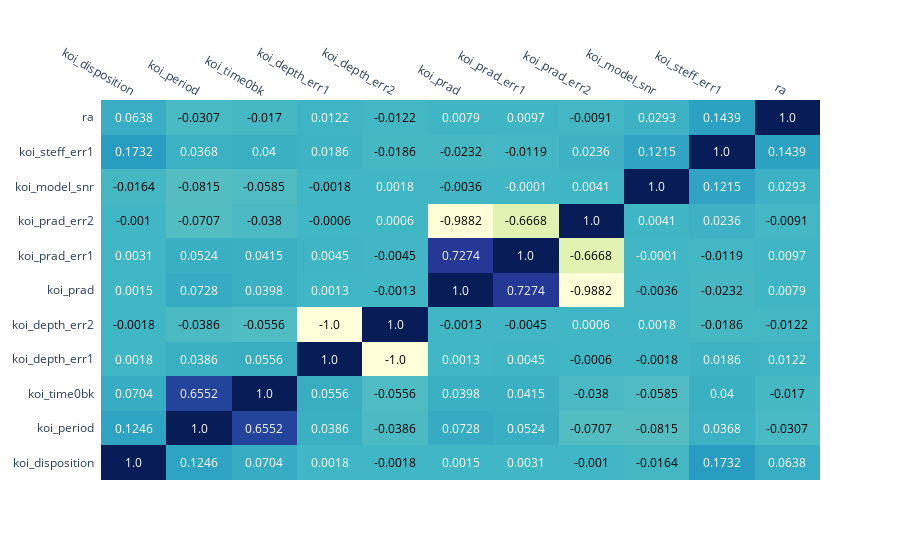

The code cell stored with this chart in its notebook:
### Code cell
iplot(figfac.create_annotated_heatmap(rel_correlation.round(3).values, x=rel_correlation.columns.to_list(), 
                                  y=rel_correlation.index.to_list(), annotation_text=rel_correlation.round(4).values, colorscale= 'ylgnbu'))

### Figure 1 — Plotly figure (JSON) as saved in the notebook; plotly's stock layout.template omitted (floating-point values rounded to 4 significant figures)
{"data": [{"colorscale": [[0, "rgb(255,255,217)"], [0.125, "rgb(237,248,177)"], [0.25, "rgb(199,233,180)"], [0.375, "rgb(127,205,187)"], [0.5, "rgb(65,182,196)"], [0.625, "rgb(29,145,192)"], [0.75, "rgb(34,94,168)"], [0.875, "rgb(37,52,148)"], [1, "rgb(8,29,88)"]], "reversescale": false, "showscale": false, "type": "heatmap", "x": ["koi_disposition", "koi_period", "koi_time0bk", "koi_depth_err1", "koi_depth_err2", "koi_prad", "koi_prad_err1", "koi_prad_err2", "koi_model_snr", "koi_steff_err1", "ra"], "y": ["koi_disposition", "koi_period", "koi_time0bk", "koi_depth_err1", "koi_depth_err2", "koi_prad", "koi_prad_err1", "koi_prad_err2", "koi_model_snr", "koi_steff_err1", "ra"], "z": [[1, 0.125, 0.07, 0.002, -0.002, 0.001, 0.003, -0.001, -0.016, 0.173, 0.064], [0.125, 1, 0.655, 0.039, -0.039, 0.073, 0.052, -0.071, -0.081, 0.037, -0.031], [0.07, 0.655, 1, 0.056, -0.056, 0.04, 0.041, -0.038, -0.059, 0.04, -0.017], [0.002, 0.039, 0.056, 1, -1, 0.001, 0.005, -0.001, -0.002, 0.019, 0.012], [-0.002, -0.039, -0.056, -1, 1, -0.001, -0.005, 0.001, 0.002, -0.019, -0.012], [0.001, 0.073, 0.04, 0.001, -0.001, 1, 0.727, -0.988, -0.004, -0.023, 0.008], [0.003, 0.052, 0.041, 0.005, -0.005, 0.727, 1, -0.667, 0, -0.012, 0.01], [-0.001, -0.071, -0.038, -0.001, 0.001, -0.988, -0.667, 1, 0.004, 0.024, -0.009], [-0.016, -0.081, -0.059, -0.002, 0.002, -0.004, 0, 0.004, 1, 0.121, 0.029], [0.173, 0.037, 0.04, 0.019, -0.019, -0.023, -0.012, 0.024, 0.121, 1, 0.144], [0.064, -0.031, -0.017, 0.012, -0.012, 0.008, 0.01, -0.009, 0.029, 0.144, 1]]}], "layout": {"annotations": [{"font": {"color": "#FFFFFF"}, "showarrow": false, "text": "1.0", "x": "koi_disposition", "xref": "x", "y": "koi_disposition", "yref": "y"}, {"font": {"color": "#FFFFFF"}, "showarrow": false, "text": "0.1246", "x": "koi_period", "xref": "x", "y": "koi_disposition", "yref": "y"}, {"font": {"color": "#FFFFFF"}, "showarrow": false, "text": "0.0704", "x": "koi_time0bk", "xref": "x", "y": "koi_disposition", "yref": "y"}, {"font": {"color": "#FFFFFF"}, "showarrow": false, "text": "0.0018", "x": "koi_depth_err1", "xref": "x", "y": "koi_disposition", "yref": "y"}, {"font": {"color": "#000000"}, "showarrow": false, "text": "-0.0018", "x": "koi_depth_err2", "xref": "x", "y": "koi_disposition", "yref": "y"}, {"font": {"color": "#FFFFFF"}, "showarrow": false, "text": "0.0015", "x": "koi_prad", "xref": "x", "y": "koi_disposition", "yref": "y"}, {"font": {"color": "#FFFFFF"}, "showarrow": false, "text": "0.0031", "x": "koi_prad_err1", "xref": "x", "y": "koi_disposition", "yref": "y"}, {"font": {"color": "#000000"}, "showarrow": false, "text": "-0.001", "x": "koi_prad_err2", "xref": "x", "y": "koi_disposition", "yref": "y"}, {"font": {"color": "#000000"}, "showarrow": false, "text": "-0.0164", "x": "koi_model_snr", "xref": "x", "y": "koi_disposition", "yref": "y"}, {"font": {"color": "#FFFFFF"}, "showarrow": false, "text": "0.1732", "x": "koi_steff_err1", "xref": "x", "y": "koi_disposition", "yref": "y"}, {"font": {"color": "#FFFFFF"}, "showarrow": false, "text": "0.0638", "x": "ra", "xref": "x", "y": "koi_disposition", "yref": "y"}, {"font": {"color": "#FFFFFF"}, "showarrow": false, "text": "0.1246", "x": "koi_disposition", "xref": "x", "y": "koi_period", "yref": "y"}, {"font": {"color": "#FFFFFF"}, "showarrow": false, "text": "1.0", "x": "koi_period", "xref": "x", "y": "koi_period", "yref": "y"}, {"font": {"color": "#FFFFFF"}, "showarrow": false, "text": "0.6552", "x": "koi_time0bk", "xref": "x", "y": "koi_period", "yref": "y"}, {"font": {"color": "#FFFFFF"}, "showarrow": false, "text": "0.0386", "x": "koi_depth_err1", "xref": "x", "y": "koi_period", "yref": "y"}, {"font": {"color": "#000000"}, "showarrow": false, "text": "-0.0386", "x": "koi_depth_err2", "xref": "x", "y": "koi_period", "yref": "y"}, {"font": {"color": "#FFFFFF"}, "showarrow": false, "text": "0.0728", "x": "koi_prad", "xref": "x", "y": "koi_period", "yref": "y"}, {"font": {"color": "#FFFFFF"}, "showarrow": false, "text": "0.0524", "x": "koi_prad_err1", "xref": "x", "y": "koi_period", "yref": "y"}, {"font": {"color": "#000000"}, "showarrow": false, "text": "-0.0707", "x": "koi_prad_err2", "xref": "x", "y": "koi_period", "yref": "y"}, {"font": {"color": "#000000"}, "showarrow": false, "text": "-0.0815", "x": "koi_model_snr", "xref": "x", "y": "koi_period", "yref": "y"}, {"font": {"color": "#FFFFFF"}, "showarrow": false, "text": "0.0368", "x": "koi_steff_err1", "xref": "x", "y": "koi_period", "yref": "y"}, {"font": {"color": "#000000"}, "showarrow": false, "text": "-0.0307", "x": "ra", "xref": "x", "y": "koi_period", "yref": "y"}, {"font": {"color": "#FFFFFF"}, "showarrow": false, "text": "0.0704", "x": "koi_disposition", "xref": "x", "y": "koi_time0bk", "yref": "y"}, {"font": {"color": "#FFFFFF"}, "showarrow": false, "text": "0.6552", "x": "koi_period", "xref": "x", "y": "koi_time0bk", "yref": "y"}, {"font": {"color": "#FFFFFF"}, "showarrow": false, "text": "1.0", "x": "koi_time0bk", "xref": "x", "y": "koi_time0bk", "yref": "y"}, {"font": {"color": "#FFFFFF"}, "showarrow": false, "text": "0.0556", "x": "koi_depth_err1", "xref": "x", "y": "koi_time0bk", "yref": "y"}, {"font": {"color": "#000000"}, "showarrow": false, "text": "-0.0556", "x": "koi_depth_err2", "xref": "x", "y": "koi_time0bk", "yref": "y"}, {"font": {"color": "#FFFFFF"}, "showarrow": false, "text": "0.0398", "x": "koi_prad", "xref": "x", "y": "koi_time0bk", "yref": "y"}, {"font": {"color": "#FFFFFF"}, "showarrow": false, "text": "0.0415", "x": "koi_prad_err1", "xref": "x", "y": "koi_time0bk", "yref": "y"}, {"font": {"color": "#000000"}, "showarrow": false, "text": "-0.038", "x": "koi_prad_err2", "xref": "x", "y": "koi_time0bk", "yref": "y"}, {"font": {"color": "#000000"}, "showarrow": false, "text": "-0.0585", "x": "koi_model_snr", "xref": "x", "y": "koi_time0bk", "yref": "y"}, {"font": {"color": "#FFFFFF"}, "showarrow": false, "text": "0.04", "x": "koi_steff_err1", "xref": "x", "y": "koi_time0bk", "yref": "y"}, {"font": {"color": "#000000"}, "showarrow": false, "text": "-0.017", "x": "ra", "xref": "x", "y": "koi_time0bk", "yref": "y"}, {"font": {"color": "#FFFFFF"}, "showarrow": false, "text": "0.0018", "x": "koi_disposition", "xref": "x", "y": "koi_depth_err1", "yref": "y"}, {"font": {"color": "#FFFFFF"}, "showarrow": false, "text": "0.0386", "x": "koi_period", "xref": "x", "y": "koi_depth_err1", "yref": "y"}, {"font": {"color": "#FFFFFF"}, "showarrow": false, "text": "0.0556", "x": "koi_time0bk", "xref": "x", "y": "koi_depth_err1", "yref": "y"}, {"font": {"color": "#FFFFFF"}, "showarrow": false, "text": "1.0", "x": "koi_depth_err1", "xref": "x", "y": "koi_depth_err1", "yref": "y"}, {"font": {"color": "#000000"}, "showarrow": false, "text": "-1.0", "x": "koi_depth_err2", "xref": "x", "y": "koi_depth_err1", "yref": "y"}, {"font": {"color": "#FFFFFF"}, "showarrow": false, "text": "0.0013", "x": "koi_prad", "xref": "x", "y": "koi_depth_err1", "yref": "y"}, {"font": {"color": "#FFFFFF"}, "showarrow": false, "text": "0.0045", "x": "koi_prad_err1", "xref": "x", "y": "koi_depth_err1", "yref": "y"}, {"font": {"color": "#000000"}, "showarrow": false, "text": "-0.0006", "x": "koi_prad_err2", "xref": "x", "y": "koi_depth_err1", "yref": "y"}, {"font": {"color": "#000000"}, "showarrow": false, "text": "-0.0018", "x": "koi_model_snr", "xref": "x", "y": "koi_depth_err1", "yref": "y"}, {"font": {"color": "#FFFFFF"}, "showarrow": false, "text": "0.0186", "x": "koi_steff_err1", "xref": "x", "y": "koi_depth_err1", "yref": "y"}, {"font": {"color": "#FFFFFF"}, "showarrow": false, "text": "0.0122", "x": "ra", "xref": "x", "y": "koi_depth_err1", "yref": "y"}, {"font": {"color": "#000000"}, "showarrow": false, "text": "-0.0018", "x": "koi_disposition", "xref": "x", "y": "koi_depth_err2", "yref": "y"}, {"font": {"color": "#000000"}, "showarrow": false, "text": "-0.0386", "x": "koi_period", "xref": "x", "y": "koi_depth_err2", "yref": "y"}, {"font": {"color": "#000000"}, "showarrow": false, "text": "-0.0556", "x": "koi_time0bk", "xref": "x", "y": "koi_depth_err2", "yref": "y"}, {"font": {"color": "#000000"}, "showarrow": false, "text": "-1.0", "x": "koi_depth_err1", "xref": "x", "y": "koi_depth_err2", "yref": "y"}, {"font": {"color": "#FFFFFF"}, "showarrow": false, "text": "1.0", "x": "koi_depth_err2", "xref": "x", "y": "koi_depth_err2", "yref": "y"}, {"font": {"color": "#000000"}, "showarrow": false, "text": "-0.0013", "x": "koi_prad", "xref": "x", "y": "koi_depth_err2", "yref": "y"}, {"font": {"color": "#000000"}, "showarrow": false, "text": "-0.0045", "x": "koi_prad_err1", "xref": "x", "y": "koi_depth_err2", "yref": "y"}, {"font": {"color": "#FFFFFF"}, "showarrow": false, "text": "0.0006", "x": "koi_prad_err2", "xref": "x", "y": "koi_depth_err2", "yref": "y"}, {"font": {"color": "#FFFFFF"}, "showarrow": false, "text": "0.0018", "x": "koi_model_snr", "xref": "x", "y": "koi_depth_err2", "yref": "y"}, {"font": {"color": "#000000"}, "showarrow": false, "text": "-0.0186", "x": "koi_steff_err1", "xref": "x", "y": "koi_depth_err2", "yref": "y"}, {"font": {"color": "#000000"}, "showarrow": false, "text": "-0.0122", "x": "ra", "xref": "x", "y": "koi_depth_err2", "yref": "y"}, {"font": {"color": "#FFFFFF"}, "showarrow": false, "text": "0.0015", "x": "koi_disposition", "xref": "x", "y": "koi_prad", "yref": "y"}, {"font": {"color": "#FFFFFF"}, "showarrow": false, "text": "0.0728", "x": "koi_period", "xref": "x", "y": "koi_prad", "yref": "y"}, {"font": {"color": "#FFFFFF"}, "showarrow": false, "text": "0.0398", "x": "koi_time0bk", "xref": "x", "y": "koi_prad", "yref": "y"}, {"font": {"color": "#FFFFFF"}, "showarrow": false, "text": "0.0013", "x": "koi_depth_err1", "xref": "x", "y": "koi_prad", "yref": "y"}, {"font": {"color": "#000000"}, "showarrow": false, "text": "-0.0013", "x": "koi_depth_err2", "xref": "x", "y": "koi_prad", "yref": "y"}, {"font": {"color": "#FFFFFF"}, "showarrow": false, "text": "1.0", "x": "koi_prad", "xref": "x", "y": "koi_prad", "yref": "y"}, {"font": {"color": "#FFFFFF"}, "showarrow": false, "text": "0.7274", "x": "koi_prad_err1", "xref": "x", "y": "koi_prad", "yref": "y"}, {"font": {"color": "#000000"}, "showarrow": false, "text": "-0.9882", "x": "koi_prad_err2", "xref": "x", "y": "koi_prad", "yref": "y"}, {"font": {"color": "#000000"}, "showarrow": false, "text": "-0.0036", "x": "koi_model_snr", "xref": "x", "y": "koi_prad", "yref": "y"}, {"font": {"color": "#000000"}, "showarrow": false, "text": "-0.0232", "x": "koi_steff_err1", "xref": "x", "y": "koi_prad", "yref": "y"}, {"font": {"color": "#FFFFFF"}, "showarrow": false, "text": "0.0079", "x": "ra", "xref": "x", "y": "koi_prad", "yref": "y"}, {"font": {"color": "#FFFFFF"}, "showarrow": false, "text": "0.0031", "x": "koi_disposition", "xref": "x", "y": "koi_prad_err1", "yref": "y"}, {"font": {"color": "#FFFFFF"}, "showarrow": false, "text": "0.0524", "x": "koi_period", "xref": "x", "y": "koi_prad_err1", "yref": "y"}, {"font": {"color": "#FFFFFF"}, "showarrow": false, "text": "0.0415", "x": "koi_time0bk", "xref": "x", "y": "koi_prad_err1", "yref": "y"}, {"font": {"color": "#FFFFFF"}, "showarrow": false, "text": "0.0045", "x": "koi_depth_err1", "xref": "x", "y": "koi_prad_err1", "yref": "y"}, {"font": {"color": "#000000"}, "showarrow": false, "text": "-0.0045", "x": "koi_depth_err2", "xref": "x", "y": "koi_prad_err1", "yref": "y"}, {"font": {"color": "#FFFFFF"}, "showarrow": false, "text": "0.7274", "x": "koi_prad", "xref": "x", "y": "koi_prad_err1", "yref": "y"}, {"font": {"color": "#FFFFFF"}, "showarrow": false, "text": "1.0", "x": "koi_prad_err1", "xref": "x", "y": "koi_prad_err1", "yref": "y"}, {"font": {"color": "#000000"}, "showarrow": false, "text": "-0.6668", "x": "koi_prad_err2", "xref": "x", "y": "koi_prad_err1", "yref": "y"}, {"font": {"color": "#FFFFFF"}, "showarrow": false, "text": "-0.0001", "x": "koi_model_snr", "xref": "x", "y": "koi_prad_err1", "yref": "y"}, {"font": {"color": "#000000"}, "showarrow": false, "text": "-0.0119", "x": "koi_steff_err1", "xref": "x", "y": "koi_prad_err1", "yref": "y"}, {"font": {"color": "#FFFFFF"}, "showarrow": false, "text": "0.0097", "x": "ra", "xref": "x", "y": "koi_prad_err1", "yref": "y"}, {"font": {"color": "#000000"}, "showarrow": false, "text": "-0.001", "x": "koi_disposition", "xref": "x", "y": "koi_prad_err2", "yref": "y"}, {"font": {"color": "#000000"}, "showarrow": false, "text": "-0.0707", "x": "koi_period", "xref": "x", "y": "koi_prad_err2", "yref": "y"}, {"font": {"color": "#000000"}, "showarrow": false, "text": "-0.038", "x": "koi_time0bk", "xref": "x", "y": "koi_prad_err2", "yref": "y"}, {"font": {"color": "#000000"}, "showarrow": false, "text": "-0.0006", "x": "koi_depth_err1", "xref": "x", "y": "koi_prad_err2", "yref": "y"}, {"font": {"color": "#FFFFFF"}, "showarrow": false, "text": "0.0006", "x": "koi_depth_err2", "xref": "x", "y": "koi_prad_err2", "yref": "y"}, {"font": {"color": "#000000"}, "showarrow": false, "text": "-0.9882", "x": "koi_prad", "xref": "x", "y": "koi_prad_err2", "yref": "y"}, {"font": {"color": "#000000"}, "showarrow": false, "text": "-0.6668", "x": "koi_prad_err1", "xref": "x", "y": "koi_prad_err2", "yref": "y"}, {"font": {"color": "#FFFFFF"}, "showarrow": false, "text": "1.0", "x": "koi_prad_err2", "xref": "x", "y": "koi_prad_err2", "yref": "y"}, {"font": {"color": "#FFFFFF"}, "showarrow": false, "text": "0.0041", "x": "koi_model_snr", "xref": "x", "y": "koi_prad_err2", "yref": "y"}, {"font": {"color": "#FFFFFF"}, "showarrow": false, "text": "0.0236", "x": "koi_steff_err1", "xref": "x", "y": "koi_prad_err2", "yref": "y"}, {"font": {"color": "#000000"}, "showarrow": false, "text": "-0.0091", "x": "ra", "xref": "x", "y": "koi_prad_err2", "yref": "y"}, {"font": {"color": "#000000"}, "showarrow": false, "text": "-0.0164", "x": "koi_disposition", "xref": "x", "y": "koi_model_snr", "yref": "y"}, {"font": {"color": "#000000"}, "showarrow": false, "text": "-0.0815", "x": "koi_period", "xref": "x", "y": "koi_model_snr", "yref": "y"}, {"font": {"color": "#000000"}, "showarrow": false, "text": "-0.0585", "x": "koi_time0bk", "xref": "x", "y": "koi_model_snr", "yref": "y"}, {"font": {"color": "#000000"}, "showarrow": false, "text": "-0.0018", "x": "koi_depth_err1", "xref": "x", "y": "koi_model_snr", "yref": "y"}, {"font": {"color": "#FFFFFF"}, "showarrow": false, "text": "0.0018", "x": "koi_depth_err2", "xref": "x", "y": "koi_model_snr", "yref": "y"}, {"font": {"color": "#000000"}, "showarrow": false, "text": "-0.0036", "x": "koi_prad", "xref": "x", "y": "koi_model_snr", "yref": "y"}, {"font": {"color": "#FFFFFF"}, "showarrow": false, "text": "-0.0001", "x": "koi_prad_err1", "xref": "x", "y": "koi_model_snr", "yref": "y"}, {"font": {"color": "#FFFFFF"}, "showarrow": false, "text": "0.0041", "x": "koi_prad_err2", "xref": "x", "y": "koi_model_snr", "yref": "y"}, {"font": {"color": "#FFFFFF"}, "showarrow": false, "text": "1.0", "x": "koi_model_snr", "xref": "x", "y": "koi_model_snr", "yref": "y"}, {"font": {"color": "#FFFFFF"}, "showarrow": false, "text": "0.1215", "x": "koi_steff_err1", "xref": "x", "y": "koi_model_snr", "yref": "y"}, {"font": {"color": "#FFFFFF"}, "showarrow": false, "text": "0.0293", "x": "ra", "xref": "x", "y": "koi_model_snr", "yref": "y"}, {"font": {"color": "#FFFFFF"}, "showarrow": false, "text": "0.1732", "x": "koi_disposition", "xref": "x", "y": "koi_steff_err1", "yref": "y"}, {"font": {"color": "#FFFFFF"}, "showarrow": false, "text": "0.0368", "x": "koi_period", "xref": "x", "y": "koi_steff_err1", "yref": "y"}, {"font": {"color": "#FFFFFF"}, "showarrow": false, "text": "0.04", "x": "koi_time0bk", "xref": "x", "y": "koi_steff_err1", "yref": "y"}, {"font": {"color": "#FFFFFF"}, "showarrow": false, "text": "0.0186", "x": "koi_depth_err1", "xref": "x", "y": "koi_steff_err1", "yref": "y"}, {"font": {"color": "#000000"}, "showarrow": false, "text": "-0.0186", "x": "koi_depth_err2", "xref": "x", "y": "koi_steff_err1", "yref": "y"}, {"font": {"color": "#000000"}, "showarrow": false, "text": "-0.0232", "x": "koi_prad", "xref": "x", "y": "koi_steff_err1", "yref": "y"}, {"font": {"color": "#000000"}, "showarrow": false, "text": "-0.0119", "x": "koi_prad_err1", "xref": "x", "y": "koi_steff_err1", "yref": "y"}, {"font": {"color": "#FFFFFF"}, "showarrow": false, "text": "0.0236", "x": "koi_prad_err2", "xref": "x", "y": "koi_steff_err1", "yref": "y"}, {"font": {"color": "#FFFFFF"}, "showarrow": false, "text": "0.1215", "x": "koi_model_snr", "xref": "x", "y": "koi_steff_err1", "yref": "y"}, {"font": {"color": "#FFFFFF"}, "showarrow": false, "text": "1.0", "x": "koi_steff_err1", "xref": "x", "y": "koi_steff_err1", "yref": "y"}, {"font": {"color": "#FFFFFF"}, "showarrow": false, "text": "0.1439", "x": "ra", "xref": "x", "y": "koi_steff_err1", "yref": "y"}, {"font": {"color": "#FFFFFF"}, "showarrow": false, "text": "0.0638", "x": "koi_disposition", "xref": "x", "y": "ra", "yref": "y"}, {"font": {"color": "#000000"}, "showarrow": false, "text": "-0.0307", "x": "koi_period", "xref": "x", "y": "ra", "yref": "y"}, {"font": {"color": "#000000"}, "showarrow": false, "text": "-0.017", "x": "koi_time0bk", "xref": "x", "y": "ra", "yref": "y"}, {"font": {"color": "#FFFFFF"}, "showarrow": false, "text": "0.0122", "x": "koi_depth_err1", "xref": "x", "y": "ra", "yref": "y"}, {"font": {"color": "#000000"}, "showarrow": false, "text": "-0.0122", "x": "koi_depth_err2", "xref": "x", "y": "ra", "yref": "y"}, {"font": {"color": "#FFFFFF"}, "showarrow": false, "text": "0.0079", "x": "koi_prad", "xref": "x", "y": "ra", "yref": "y"}, {"font": {"color": "#FFFFFF"}, "showarrow": false, "text": "0.0097", "x": "koi_prad_err1", "xref": "x", "y": "ra", "yref": "y"}, {"font": {"color": "#000000"}, "showarrow": false, "text": "-0.0091", "x": "koi_prad_err2", "xref": "x", "y": "ra", "yref": "y"}, {"font": {"color": "#FFFFFF"}, "showarrow": false, "text": "0.0293", "x": "koi_model_snr", "xref": "x", "y": "ra", "yref": "y"}, {"font": {"color": "#FFFFFF"}, "showarrow": false, "text": "0.1439", "x": "koi_steff_err1", "xref": "x", "y": "ra", "yref": "y"}, {"font": {"color": "#FFFFFF"}, "showarrow": false, "text": "1.0", "x": "ra", "xref": "x", "y": "ra", "yref": "y"}], "xaxis": {"dtick": 1, "gridcolor": "rgb(0, 0, 0)", "side": "top", "ticks": ""}, "yaxis": {"dtick": 1, "ticks": "", "ticksuffix": "  "}}}
